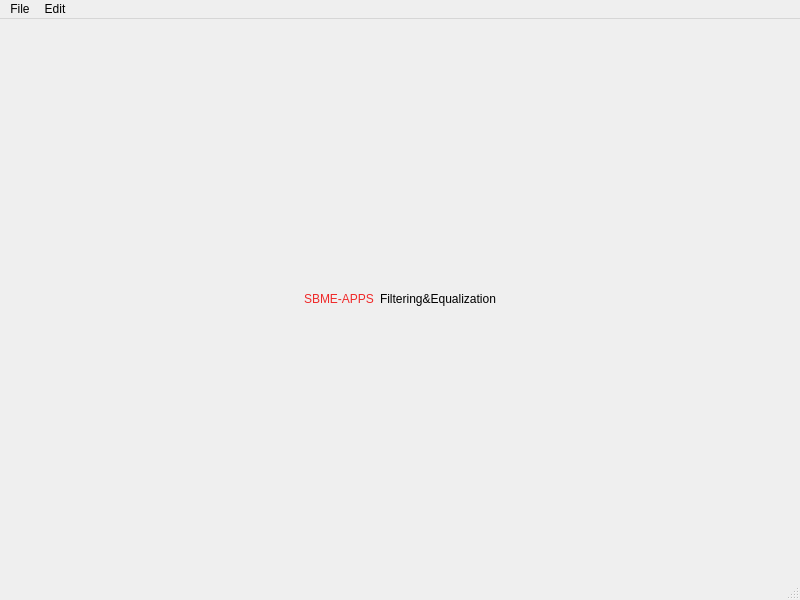
<?xml version="1.0" encoding="UTF-8"?>
<ui version="4.0">
 <class>MainWindow</class>
 <widget class="QMainWindow" name="MainWindow">
  <property name="geometry">
   <rect>
    <x>0</x>
    <y>0</y>
    <width>800</width>
    <height>600</height>
   </rect>
  </property>
  <property name="windowTitle">
   <string>MainWindow</string>
  </property>
  <widget class="QWidget" name="centralwidget">
   <layout class="QVBoxLayout" name="verticalLayout_2">
    <item>
     <layout class="QHBoxLayout" name="horizontalLayout">
      <item>
       <spacer name="horizontalSpacer">
        <property name="orientation">
         <enum>Qt::Horizontal</enum>
        </property>
        <property name="sizeHint" stdset="0">
         <size>
          <width>40</width>
          <height>20</height>
         </size>
        </property>
       </spacer>
      </item>
      <item>
       <widget class="QLabel" name="label_2">
        <property name="styleSheet">
         <string notr="true">font: 75 italic 16pt &quot;Ubuntu Condensed&quot;;
color: rgb(239, 41, 41);
</string>
        </property>
        <property name="text">
         <string>SBME-APPS</string>
        </property>
       </widget>
      </item>
      <item>
       <widget class="QLabel" name="label">
        <property name="styleSheet">
         <string notr="true">font: 75 italic 14pt &quot;Ubuntu Condensed&quot;;
</string>
        </property>
        <property name="text">
         <string>Filtering&amp;Equalization</string>
        </property>
       </widget>
      </item>
      <item>
       <spacer name="horizontalSpacer_2">
        <property name="orientation">
         <enum>Qt::Horizontal</enum>
        </property>
        <property name="sizeHint" stdset="0">
         <size>
          <width>40</width>
          <height>20</height>
         </size>
        </property>
       </spacer>
      </item>
     </layout>
    </item>
   </layout>
  </widget>
  <widget class="QMenuBar" name="menubar">
   <property name="geometry">
    <rect>
     <x>0</x>
     <y>0</y>
     <width>800</width>
     <height>22</height>
    </rect>
   </property>
   <widget class="QMenu" name="menuFile">
    <property name="title">
     <string>File</string>
    </property>
    <addaction name="browse_action"/>
   </widget>
   <widget class="QMenu" name="menuEdit">
    <property name="title">
     <string>Edit</string>
    </property>
   </widget>
   <addaction name="menuFile"/>
   <addaction name="menuEdit"/>
  </widget>
  <widget class="QStatusBar" name="statusbar"/>
  <action name="browse_action">
   <property name="text">
    <string>open</string>
   </property>
  </action>
  <action name="actionsave">
   <property name="text">
    <string>save</string>
   </property>
  </action>
  <action name="actionsave_as">
   <property name="text">
    <string>save as</string>
   </property>
  </action>
  <action name="actioncopy">
   <property name="text">
    <string>copy</string>
   </property>
  </action>
  <action name="actionpaste">
   <property name="text">
    <string>paste</string>
   </property>
  </action>
 </widget>
 <resources/>
 <connections/>
</ui>
